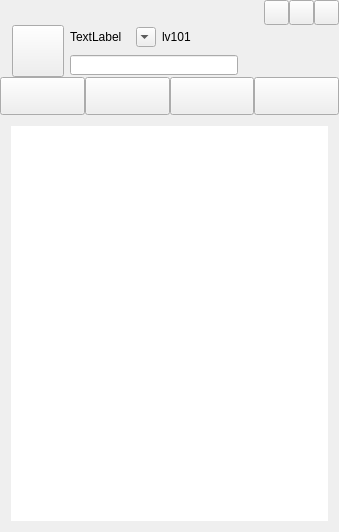
<?xml version="1.0" encoding="UTF-8"?>
<ui version="4.0">
 <class>testClass</class>
 <widget class="QMainWindow" name="testClass">
  <property name="geometry">
   <rect>
    <x>0</x>
    <y>0</y>
    <width>339</width>
    <height>532</height>
   </rect>
  </property>
  <property name="windowTitle">
   <string>test</string>
  </property>
  <widget class="QWidget" name="centralWidget">
   <property name="maximumSize">
    <size>
     <width>1000</width>
     <height>16777215</height>
    </size>
   </property>
   <layout class="QGridLayout" name="gridLayout_3">
    <property name="leftMargin">
     <number>0</number>
    </property>
    <property name="topMargin">
     <number>0</number>
    </property>
    <property name="rightMargin">
     <number>0</number>
    </property>
    <property name="bottomMargin">
     <number>0</number>
    </property>
    <property name="spacing">
     <number>0</number>
    </property>
    <item row="1" column="0">
     <layout class="QHBoxLayout" name="horizontalLayout_2">
      <item>
       <spacer name="horizontalSpacer_4">
        <property name="orientation">
         <enum>Qt::Horizontal</enum>
        </property>
        <property name="sizeType">
         <enum>QSizePolicy::Fixed</enum>
        </property>
        <property name="sizeHint" stdset="0">
         <size>
          <width>12</width>
          <height>20</height>
         </size>
        </property>
       </spacer>
      </item>
      <item>
       <widget class="RoundButton" name="qq_image">
        <property name="minimumSize">
         <size>
          <width>52</width>
          <height>52</height>
         </size>
        </property>
        <property name="maximumSize">
         <size>
          <width>52</width>
          <height>52</height>
         </size>
        </property>
       </widget>
      </item>
      <item>
       <layout class="QGridLayout" name="gridLayout_2">
        <item row="0" column="0">
         <widget class="QLabel" name="qq_name">
          <property name="minimumSize">
           <size>
            <width>60</width>
            <height>20</height>
           </size>
          </property>
          <property name="maximumSize">
           <size>
            <width>30</width>
            <height>20</height>
           </size>
          </property>
          <property name="text">
           <string>TextLabel</string>
          </property>
         </widget>
        </item>
        <item row="0" column="1">
         <widget class="QComboBox" name="comboBox">
          <property name="minimumSize">
           <size>
            <width>20</width>
            <height>20</height>
           </size>
          </property>
          <property name="maximumSize">
           <size>
            <width>20</width>
            <height>20</height>
           </size>
          </property>
         </widget>
        </item>
        <item row="0" column="3">
         <spacer name="horizontalSpacer_3">
          <property name="orientation">
           <enum>Qt::Horizontal</enum>
          </property>
          <property name="sizeHint" stdset="0">
           <size>
            <width>40</width>
            <height>20</height>
           </size>
          </property>
         </spacer>
        </item>
        <item row="0" column="2">
         <widget class="QLabel" name="qq_level">
          <property name="minimumSize">
           <size>
            <width>30</width>
            <height>20</height>
           </size>
          </property>
          <property name="maximumSize">
           <size>
            <width>30</width>
            <height>20</height>
           </size>
          </property>
          <property name="text">
           <string>lv101</string>
          </property>
         </widget>
        </item>
        <item row="1" column="0" colspan="4">
         <widget class="QLineEdit" name="statment">
          <property name="maximumSize">
           <size>
            <width>300</width>
            <height>20</height>
           </size>
          </property>
         </widget>
        </item>
       </layout>
      </item>
      <item>
       <spacer name="horizontalSpacer_2">
        <property name="orientation">
         <enum>Qt::Horizontal</enum>
        </property>
        <property name="sizeHint" stdset="0">
         <size>
          <width>40</width>
          <height>20</height>
         </size>
        </property>
       </spacer>
      </item>
     </layout>
    </item>
    <item row="2" column="0">
     <layout class="QHBoxLayout" name="buttonLayout">
      <property name="spacing">
       <number>0</number>
      </property>
      <item>
       <widget class="QPushButton" name="messageButton">
        <property name="minimumSize">
         <size>
          <width>0</width>
          <height>38</height>
         </size>
        </property>
        <property name="text">
         <string/>
        </property>
        <property name="checkable">
         <bool>true</bool>
        </property>
       </widget>
      </item>
      <item>
       <widget class="QPushButton" name="friendButton">
        <property name="minimumSize">
         <size>
          <width>0</width>
          <height>38</height>
         </size>
        </property>
        <property name="text">
         <string/>
        </property>
        <property name="checkable">
         <bool>true</bool>
        </property>
        <property name="checked">
         <bool>false</bool>
        </property>
       </widget>
      </item>
      <item>
       <widget class="QPushButton" name="spaceButton">
        <property name="minimumSize">
         <size>
          <width>0</width>
          <height>38</height>
         </size>
        </property>
        <property name="text">
         <string/>
        </property>
        <property name="checkable">
         <bool>true</bool>
        </property>
       </widget>
      </item>
      <item>
       <widget class="QPushButton" name="groupButton">
        <property name="enabled">
         <bool>true</bool>
        </property>
        <property name="minimumSize">
         <size>
          <width>0</width>
          <height>38</height>
         </size>
        </property>
        <property name="text">
         <string/>
        </property>
        <property name="checkable">
         <bool>true</bool>
        </property>
       </widget>
      </item>
     </layout>
    </item>
    <item row="3" column="0">
     <widget class="QStackedWidget" name="stackedWidget">
      <property name="currentIndex">
       <number>0</number>
      </property>
      <widget class="QWidget" name="messagePage">
       <layout class="QGridLayout" name="gridLayout">
        <item row="0" column="0">
         <widget class="MyListWidget" name="talkHistory">
          <property name="enabled">
           <bool>true</bool>
          </property>
          <property name="frameShape">
           <enum>QFrame::NoFrame</enum>
          </property>
          <property name="frameShadow">
           <enum>QFrame::Sunken</enum>
          </property>
          <property name="lineWidth">
           <number>0</number>
          </property>
          <property name="currentRow">
           <number>-1</number>
          </property>
         </widget>
        </item>
       </layout>
      </widget>
      <widget class="QWidget" name="friendPage">
       <layout class="QGridLayout" name="friendLayout">
        <property name="leftMargin">
         <number>0</number>
        </property>
        <property name="topMargin">
         <number>0</number>
        </property>
        <property name="rightMargin">
         <number>0</number>
        </property>
        <property name="bottomMargin">
         <number>0</number>
        </property>
        <property name="spacing">
         <number>0</number>
        </property>
        <item row="0" column="0">
         <widget class="MyTreeWidget" name="friend_list">
          <attribute name="headerVisible">
           <bool>false</bool>
          </attribute>
          <attribute name="headerShowSortIndicator" stdset="0">
           <bool>false</bool>
          </attribute>
          <column>
           <property name="text">
            <string notr="true">1</string>
           </property>
          </column>
         </widget>
        </item>
       </layout>
      </widget>
      <widget class="QWidget" name="spacePage"/>
      <widget class="QWidget" name="groupPage"/>
     </widget>
    </item>
    <item row="0" column="0">
     <layout class="QHBoxLayout" name="horizontalLayout">
      <property name="spacing">
       <number>0</number>
      </property>
      <item>
       <widget class="QLabel" name="ico">
        <property name="text">
         <string/>
        </property>
        <property name="pixmap">
         <pixmap resource="test.qrc">:/test/Resources/image/head.ico</pixmap>
        </property>
       </widget>
      </item>
      <item>
       <spacer name="horizontalSpacer">
        <property name="orientation">
         <enum>Qt::Horizontal</enum>
        </property>
        <property name="sizeHint" stdset="0">
         <size>
          <width>68</width>
          <height>20</height>
         </size>
        </property>
       </spacer>
      </item>
      <item>
       <widget class="QPushButton" name="pushButton_2">
        <property name="minimumSize">
         <size>
          <width>25</width>
          <height>25</height>
         </size>
        </property>
        <property name="maximumSize">
         <size>
          <width>25</width>
          <height>25</height>
         </size>
        </property>
        <property name="text">
         <string/>
        </property>
       </widget>
      </item>
      <item>
       <widget class="QPushButton" name="minButton">
        <property name="minimumSize">
         <size>
          <width>25</width>
          <height>25</height>
         </size>
        </property>
        <property name="maximumSize">
         <size>
          <width>25</width>
          <height>25</height>
         </size>
        </property>
        <property name="text">
         <string/>
        </property>
        <property name="icon">
         <iconset resource="test.qrc">
          <normaloff>:/test/Resources/image/min.png</normaloff>:/test/Resources/image/min.png</iconset>
        </property>
       </widget>
      </item>
      <item>
       <widget class="QPushButton" name="closeButton">
        <property name="minimumSize">
         <size>
          <width>25</width>
          <height>25</height>
         </size>
        </property>
        <property name="maximumSize">
         <size>
          <width>25</width>
          <height>25</height>
         </size>
        </property>
        <property name="text">
         <string/>
        </property>
        <property name="icon">
         <iconset resource="test.qrc">
          <normaloff>:/test/Resources/image/close.png</normaloff>:/test/Resources/image/close.png</iconset>
        </property>
       </widget>
      </item>
     </layout>
    </item>
   </layout>
  </widget>
 </widget>
 <layoutdefault spacing="6" margin="11"/>
 <customwidgets>
  <customwidget>
   <class>RoundButton</class>
   <extends>QToolButton</extends>
   <header>roundbutton.h</header>
  </customwidget>
  <customwidget>
   <class>MyTreeWidget</class>
   <extends>QTreeWidget</extends>
   <header>MyTreeWidget.h</header>
  </customwidget>
  <customwidget>
   <class>MyListWidget</class>
   <extends>QListWidget</extends>
   <header>mylistwidget.h</header>
  </customwidget>
 </customwidgets>
 <resources>
  <include location="test.qrc"/>
 </resources>
 <connections>
  <connection>
   <sender>closeButton</sender>
   <signal>clicked()</signal>
   <receiver>testClass</receiver>
   <slot>close()</slot>
   <hints>
    <hint type="sourcelabel">
     <x>361</x>
     <y>28</y>
    </hint>
    <hint type="destinationlabel">
     <x>56</x>
     <y>9</y>
    </hint>
   </hints>
  </connection>
  <connection>
   <sender>minButton</sender>
   <signal>clicked()</signal>
   <receiver>testClass</receiver>
   <slot>lower()</slot>
   <hints>
    <hint type="sourcelabel">
     <x>333</x>
     <y>30</y>
    </hint>
    <hint type="destinationlabel">
     <x>100</x>
     <y>18</y>
    </hint>
   </hints>
  </connection>
 </connections>
</ui>
